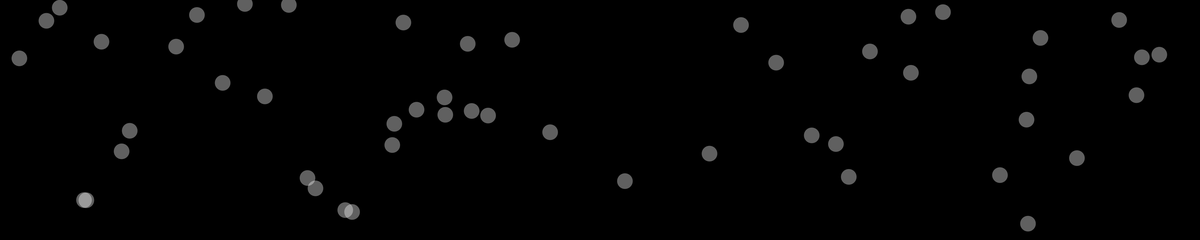
Frame 1 (no input)
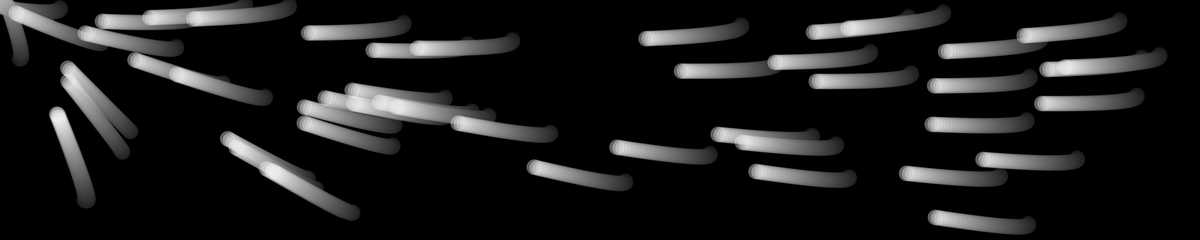
Frame 60 (the mouse pressed at the canvas centre just before this capture)
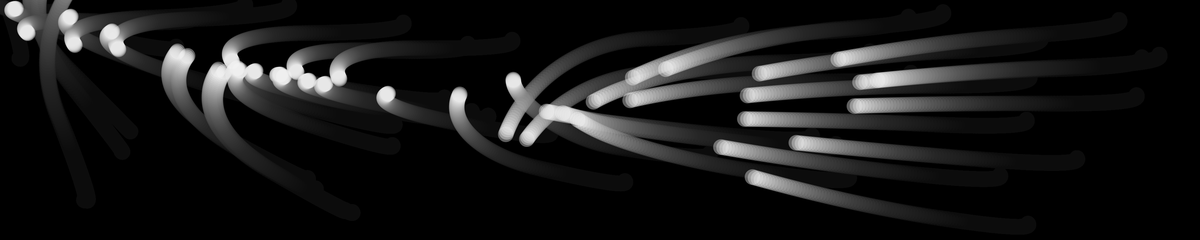
Frame 120 (the mouse held since frame 60 and released just before this capture)

The Processing sketch that drew these frames (run headless with seeded random() and noise(); from frame 60 on, the mouse is pressed at the canvas centre):

// Processing sketch: movers
// ── movers.pde
Mover[] movers = new Mover[50];

void setup(){
  background(0);
  size(3840,768);
  for(int i= 0; i <movers.length;i++){
    movers[i] = new Mover(random(width),random(height),1,1);
  }
}

void draw(){
  //background(0);
  for(int i = 0; i <movers.length; i++){
  movers[i].update();
  movers[i].display();
  }
  fill(0,0,0,10);
  rect(0,0,width,height);
}

class Mover {
  PVector position;
  PVector velocity;
  PVector acceleration;
  float topSpeed;
  
  Mover(float x, float y, float vx,float vy){
  position = new PVector(x,y);
  velocity = new PVector(vx,vy);
  acceleration = new PVector(1,1);
  topSpeed = 10;
  }
  
  void update(){
    PVector mouse = new PVector(mouseX,mouseY);
    PVector acceleration = PVector.sub(mouse,position);
    acceleration.setMag(.2);
    velocity.add(acceleration);
    velocity.limit(topSpeed);
    position.add(velocity);
  } 
  
  void edgeWrap(){ 
  if (position.x>width){
    position.x = 0;
  }
  if (position.x<0){
    position.x = width;
  }
  if(position.y > height){
    position.y = 0;
  }
  if (position.y <0){
    position.y = height;
  }
  
  }
  void display(){
  fill(255,255,255,100);
  noStroke();
  ellipse(position.x,position.y,50,50);
  } 
}
